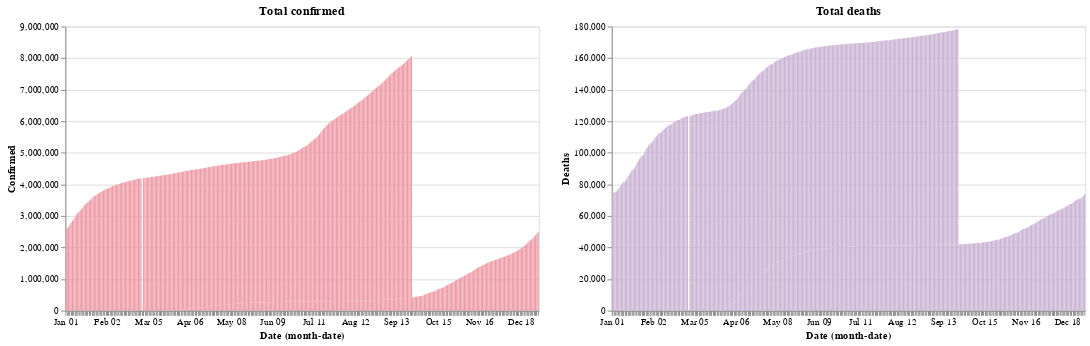

Write notebook code for a chart like this one.
### Code cell
c = alt.value("#cbb4d4")
b = alt.value("#ee9ca7")
base.encode(y="Confirmed", color = b).properties(title="Total confirmed")| base.encode(y="Deaths", color = c).properties(title ="Total deaths")

### Figure 1 — Vega-Lite specification as saved in the notebook (floating-point values rounded to 4 significant figures; data arrays with more than 128 entries replaced by an {"elided": "..."} marker saying what was removed)
{"config": {"view": {"continuousWidth": 400, "continuousHeight": 300}}, "hconcat": [{"mark": "bar", "encoding": {"color": {"value": "#ee9ca7"}, "x": {"type": "ordinal", "field": "Date", "timeUnit": "monthdate"}, "y": {"type": "quantitative", "field": "Confirmed"}}, "title": "Total confirmed", "width": 500}, {"mark": "bar", "encoding": {"color": {"value": "#cbb4d4"}, "x": {"type": "ordinal", "field": "Date", "timeUnit": "monthdate"}, "y": {"type": "quantitative", "field": "Deaths"}}, "title": "Total deaths", "width": 500}], "data": {"name": "data-118612a952fda916b674aa6d9b5d80a8"}, "$schema": "https://vega.github.io/schema/vega-lite/v4.8.1.json", "datasets": {"data-118612a952fda916b674aa6d9b5d80a8": {"elided": "612 records"}}}
